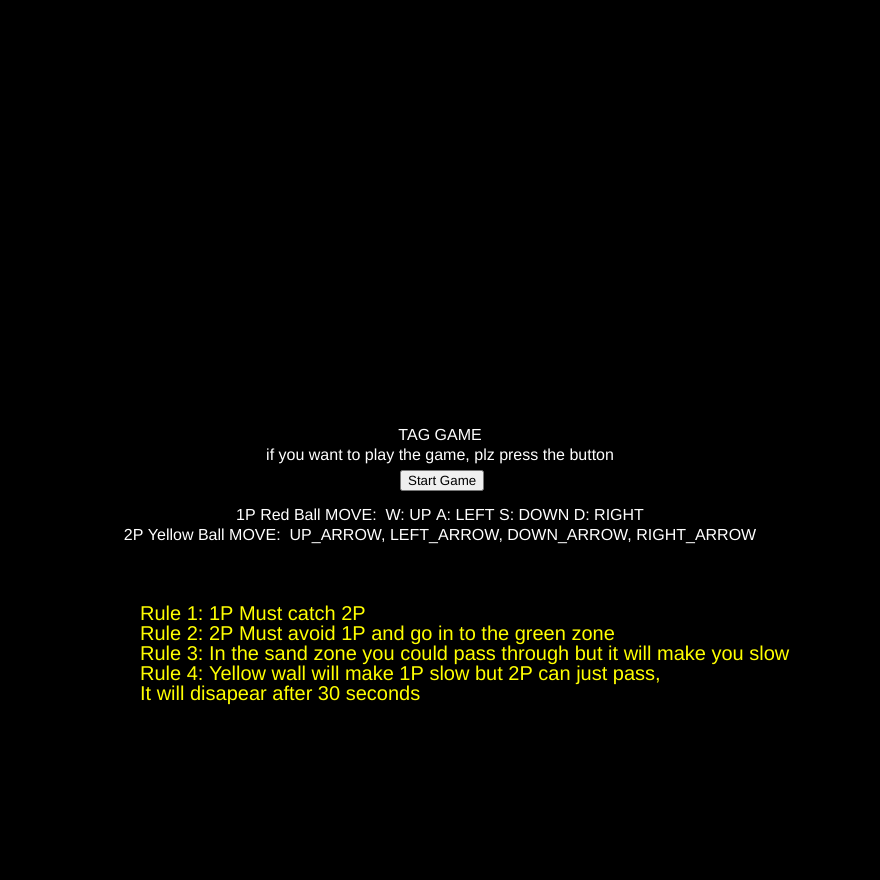
Frame 1 (no input)
Frame 60 (no input): identical to frame 1, image omitted
Frame 120 (the mouse pressed at the canvas centre since frame 60): identical to frame 1, image omitted

The p5.js sketch that drew this single still picture (run headless with seeded random() and noise() and a simulated clock; from frame 60 on, the mouse is pressed at the canvas centre):

// p5.js sketch
// ── sketch.js
let x = 0, y=0,x1= 0, y1=0;
let d = 100;
let f = 51;
let HP = 1;
let z = 40;
let playcheck = 0;
let button;
let move= 6, move1 = 5;
let timer = 30;

let h = 80;
let block1 = [] ,block2 = [], block3 = [],block4 = [] ,block5 = [];
let Block1 = [] ,Block2 = [], Block3 = [],Block4 = [] ,Block5 = [];
let Bblock1 = [],Bblock2 = [],Bblock3 = [],Bblock4 = [],Bblock5 = [];
let BblockCol1 = [], BblockCol2 = [], BblockCol3 = [], BblockCol4 = [], BblockCol5 = [];
let blockCol1 = [], blockCol2 = [], blockCol3 = [], blockCol4 = [], blockCol5 = [];
let BlockCol1 = [], BlockCol2 = [], BlockCol3 = [], BlockCol4 = [], BlockCol5 = [];
let finalcheck = 0;
let finalcheck1 = 0;
let finalcheck2 = 0;


function setup() {
  button = createButton('Start Game');
  createCanvas(880, 880);
  x1=width/2;
  y1=height-40;
  x = width/2;
  y= 40;
  for(let i = 0; i<4; i++){
    Bblock1[i]= new Banish_wall();
    Bblock2[i]= new Banish_wall();
    Bblock3[i]= new Banish_wall();
    Bblock4[i]= new Banish_wall();
    Bblock5[i]= new Banish_wall();
    BblockCol1[i]=0;
    BblockCol2[i]=0;
    BblockCol3[i]=0;
    BblockCol4[i]=0;
    BblockCol5[i]=0;
  }
  for(let i = 0; i < 5; i ++)
  {
    block1[i] = new Wall();
    block2[i] = new Wall();
    block3[i] = new Wall();
    block4[i] = new Wall();
    block5[i] = new Wall();
    Block1[i] = new Wall1();
    Block2[i] = new Wall1();
    Block3[i] = new Wall1();
    Block4[i] = new Wall1();
    Block5[i] = new Wall1();
    blockCol1[i] = 0;
    blockCol2[i] = 0;
    blockCol3[i] = 0;
    blockCol4[i] = 0;
    blockCol5[i] = 0;
    BlockCol1[i] = 0;
    BlockCol2[i] = 0;
    BlockCol3[i] = 0;
    BlockCol4[i] = 0;
    BlockCol5[i] = 0;
  }
}

function draw() {
background(180);
player1();
player2();
goal_line();
make_wall();
make_banish_wall();
EndOfGame();
ballcrash();
goal_in();
window_barrior();



}
function player1(){
  
  
  for(let i = 0; i <4; i ++)//1P Yellow wall
  {

    if(BblockCol1[i] == 1 ||  BblockCol2[i] == 1 || BblockCol3[i] == 1 
    || BblockCol4[i] == 1 || BblockCol5[i] == 1) 
    {
      finalcheck2 = 1;
      break;            
    }
    else{
      finalcheck2 = 0;
    }
  }


    for(let i = 0; i <5; i ++)//1P wall
    {

      if(blockCol1[i] == 1 ||  blockCol2[i] == 1 || blockCol3[i] == 1 
        || blockCol4[i] == 1 || blockCol5[i] == 1) 
      {
        finalcheck = 1;
        break;            
      }
      else{
        finalcheck = 0;
      }
    }
    if(finalcheck == 1 )
    {
      move = 1.5;
    }
    else if (finalcheck2 == 1){
      move = 1.5;
    }
    else{
      move = 6;
    }


    push(); //1P move
    if(keyIsDown(65)){
      x-=move;
    }
    if(keyIsDown(68)){
      x += move;
    }
    if(keyIsDown(87)){
      y -=move;
    }
    if(keyIsDown(83)){
      y+=move;
    }
    fill(255,0,0);
    ellipse(x,y,40,40);
    pop();
  
}
function player2()
{

  for(let i = 0; i<5; i++){//2P wall
    if(BlockCol1[i] == 1 ||  BlockCol2[i] == 1 || BlockCol3[i] == 1 
      || BlockCol4[i] == 1 || BlockCol5[i] == 1)
    {
      finalcheck1 = 1;
      break;            
    }
    else{
      finalcheck1 = 0;
    }
}
    if(finalcheck1 == 1 )
    {
      move1 = 0.5;
    }
    else{
      move1 = 5;
    } 

  push(); //2P move
  if(keyIsDown(LEFT_ARROW)){
    x1-=move1;
  }
  if(keyIsDown(RIGHT_ARROW)){
    x1 += move1;
  }
  if(keyIsDown(UP_ARROW)){
    y1 -=move1;
  }
  if(keyIsDown(DOWN_ARROW)){
    y1+=move1;
  }
  fill(255,255,0);
  ellipse(x1,y1,30,30);
  pop();
}

function ballcrash()   //if 1P hit 2P
{    
  let dis = 100;
    dis = dist(x1, y1, x,y);
    if(dis<d/2)
    {
      HP--;
    }
  }
  function goal_in()    //if 2P hit goal line
{    
  let dis = 100;
    dis = dist(x1, y1, z,z);
    dis2 = dist(x1,y1,840,40);
    if(dis<f/2)
    {
      HP++;
    }
    if(dis2<f/2)
    {
      HP++;
    }
  }
function EndOfGame()
{
 
  if(HP<0){     //1P catch 2p
    background(0);
    push();
    fill(0);
    rect(width/2,height/2,width,height);
    fill(255);
    textAlign(CENTER);
    textSize(16);
    text("1P Win", width/2, height/2);
    text("if you want to play the game once again, plz press R", width/2, height/2+20);
    pop();
    x1=width/2; //moving after game end blocking
    y1=height-40;
    x = width/2;
    y= 40;
  }
  if(HP>1){    //2P got into goal
    background(0);
    push();
    fill(0);
    rect(width/2,height/2,width,height);
    fill(255);
    textAlign(CENTER);
    textSize(16);
    text("2P Win", width/2, height/2);
    text("if you want to play the game once again, plz press R", width/2, height/2+20);
    pop();
    x1=width/2;  //moving after game end blocking
    y1=height-40;
    x = width/2;
    y= 40;
  }
  if(playcheck==0) //start title
  {
    background(0);
    push();
    fill(255);
    textAlign(CENTER);
    textSize(16);
    text("TAG GAME", width/2, height/2);
    text("if you want to play the game, plz press the button", width/2, height/2+20);
    text("1P Red Ball MOVE:  W: UP A: LEFT S: DOWN D: RIGHT", width/2, height/2+80);
    text("2P Yellow Ball MOVE:  UP_ARROW, LEFT_ARROW, DOWN_ARROW, RIGHT_ARROW", width/2, height/2+100);
    pop();
    push();
    textAlign(LEFT);
    textSize(20);
    fill(255,255,0);
    text("Rule 1: 1P Must catch 2P",140, height/2+180);
    text("Rule 2: 2P Must avoid 1P and go in to the green zone",140, height/2+200);
    text("Rule 3: In the sand zone you could pass through but it will make you slow",140, height/2+220);
    text("Rule 4: Yellow wall will make 1P slow but 2P can just pass,",140, height/2+240);
    text("It will disapear after 30 seconds",140,height/2+260);
  pop();
    button.center();
    button.position(width/2-40, height/2+30);
    button.mousePressed(reset);
}


}
function goal_line()  //goal line
{
  push();
  fill(125,255,150);
  rect(0,0,z,z);
  rect(840,0,z,z);
  pop();
}
function keyPressed() //reset key
{    
  if(key == 'r')
  {
    reset();
  }
  else if(key == 'R')
  {
    reset();
  }
}
function reset()  //reset
{
  playcheck++;
  button.hide();
  HP=1;
  x1=width/2;
  y1=height-40;
  x = width/2;
  y= 40;
  timer = 30;
}

function window_barrior()  //block getting out from sketch
{
  if(x<23){ //1P left window
    x = x + move ;
  }
  if(x>width-23){//1P right window
    x = x - move;
  }
  if(y<23){ //1P top window
    y= y + move ;
  }
  if(y>height-23){//1P bottom window
    y = y - move;
  }
  if(x1<17){ //2P left window
    x1 = x1 + move1 ;
  }
  if(x1>width-17){//2P right window
    x1 = x1 - move1;
  }
  if(y1<17){ //2P top window
    y1 = y1 + move1 ;
  }
  if(y1>height-17){//2P bottom window
    y1 = y1 - move1;
  }
}

function make_wall()
{
  for(let i = 0; i <5; i ++)
  {
   block1[i].display(80+(i*160),h,80,80);
   blockCol1[i] = block1[i].collision(80+(i*160),h,80,80);
   block2[i].display(80+(i*160),h+160,80,80);
   blockCol2[i] = block2[i].collision(80+(i*160),h+160,80,80);
   block3[i].display(80+(i*160),h+320,80,80);
   blockCol3[i] = block3[i].collision(80+(i*160),h+320,80,80);
   block4[i].display(80+(i*160),h+480,80,80);
   blockCol4[i] = block4[i].collision(80+(i*160),h+480,80,80);
   block5[i].display(80+(i*160),h+640,80,80);  
   blockCol5[i] = block5[i].collision(80+(i*160),h+640,80,80);
   Block1[i].display(80+(i*160),h,80,80);
   BlockCol1[i] = Block1[i].collision1(80+(i*160),h,80,80);
   Block2[i].display(80+(i*160),h+160,80,80);
   BlockCol2[i] = Block2[i].collision1(80+(i*160),h+160,80,80);
   Block3[i].display(80+(i*160),h+320,80,80);
   BlockCol3[i] = Block3[i].collision1(80+(i*160),h+320,80,80);
   Block4[i].display(80+(i*160),h+480,80,80);
   BlockCol4[i] = Block4[i].collision1(80+(i*160),h+480,80,80);
   Block5[i].display(80+(i*160),h+640,80,80);
   BlockCol5[i] = Block5[i].collision1(80+(i*160),h+640,80,80);
  }
} 
function make_banish_wall()
{
  let l = -40;
  for(let i = 0; i <4; i ++)
  {
  
    Bblock1[i].display(l+(i*320-100),h,40,40);
    BblockCol1[i] = Bblock1[i].collision2(l+(i*320-100),h,40,40);
    Bblock2[i].display(l+(i*320-260),h+160,40,40);
    BblockCol2[i] = Bblock2[i].collision2(l+(i*320-260),h+160,40,40);
    Bblock3[i].display(l+(i*320-100),h+320,40,40);
    BblockCol3[i] = Bblock3[i].collision2(l+(i*320-100),h+320,40,40);
    Bblock4[i].display(l+(i*320-260),h+480,40,40);
    BblockCol4[i] = Bblock4[i].collision2(l+(i*320-260),h+480,40,40);
    Bblock5[i].display(l+(i*320-100),h+640,40,40);
    BblockCol5[i] = Bblock5[i].collision2(l+(i*320-100),h+640,40,40);
    if(timer == 0)
    {
      l = 900;
    }
  }
  if (frameCount % 60 == 0 && timer > 0) {
    timer --;
  }

}
// ── banish_wall.js
class Banish_wall{
    constructor(bw,bh,bw1,bh1)
    {
    this.a = bw
    this.b= bh
    this.c=bw1
    this.d=bh1
    this.collicheck2=0;
    }
    display(bw,bh,bw1,bh1){
        push();
        fill(255,255,0);
        rect(bw,bh,bw1,bh1);
        pop();
        text(timer,bw+12,bh+12,bw1,bh1);
    }
    collision2(bw,bh,bw1,bh1){
        if(x > bw-25 && x < bw + bw1+25 && y > bh-25 && y <bh + bh1+25){
            this.collicheck2=1;   
        }
        else
        {
            this.collicheck2=0;           
        }
        return this.collicheck2;     
    }
}
// ── style.css
html, body {
  margin: 0;
  padding: 0;
}

canvas {
  display: block;
  display: Block;
}

// ── wall.js
class Wall{
    
    constructor(rw,rh,rw1,rh1){
    this.a = rw
    this.b= rh
    this.c=rw1
    this.d=rh1
    this.collicheck=0;



    }
    display(rw,rh,rw1,rh1){
        push();
        fill(194,178,128);
        rect(rw,rh,rw1,rh1);
        pop();
    }
    collision(rw,rh,rw1,rh1){
        if(x > rw-20 && x < rw + rw1+20 && y > rh-20 && y <rh + rh1+20 ){
            this.collicheck=1;   
        }
        else
        {
            this.collicheck=0;           
        }
        return this.collicheck;     
    }

}
// ── wall1.js
class Wall1{
    
    constructor(ww,hh,ww1,hh1){
    this.a = ww
    this.b= hh
    this.c=ww1
    this.d=hh1

    this.collicheck1=0;

    }
    display(ww,hh,ww1,hh1){
        push();
        fill(194,178,128);
        rect(ww,hh,ww1,hh1);
        pop();
    }
    collision1(ww,hh,ww1,hh1){
        if(x1 > ww-15 && x1 < ww + ww1+15 && y1 > hh-15 && y1 <hh + hh1+15){
            this.collicheck1=1; 
        }
        else
        {
            this.collicheck1=0;            
        }
        return this.collicheck1;
            
    }
}
